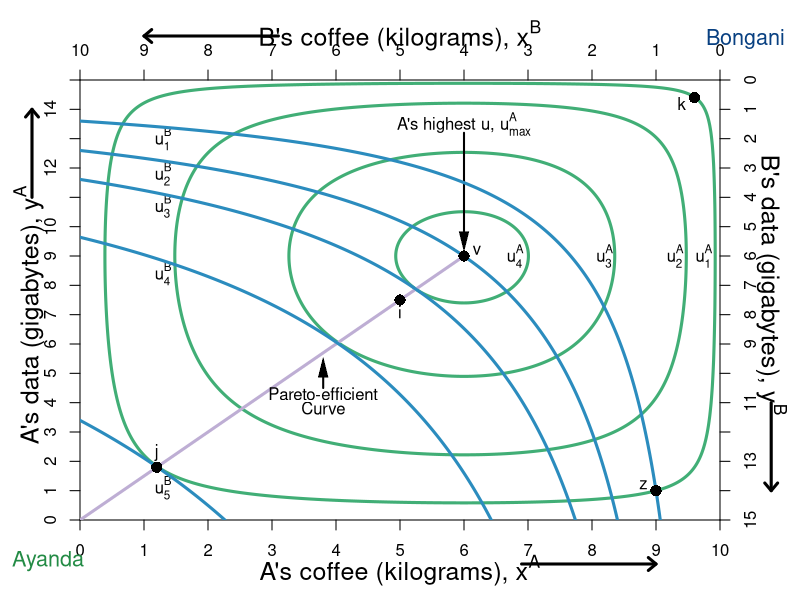

Generate this figure with R:
require(shape)
#pdf(file = "property_hg_he_powertestSTEP2.pdf", width = 9, height = 7)
#pdf(file = "property_hg_he_powertestSTEP3.pdf", width = 9, height = 7)

pdf(file = "property/property_hg_he_powertest.pdf", width = 9, height = 7)

#Set parameters for graphics
axislabelsize <- 1.5
graphlinewidth <- 3
namesize <- 1.3

COL <- c("#7fc97f", "#beaed4", "#fdc086", "#ffff99", "#386cb0", "#f0027f", "#bf5b17", "#666666")
COLA <- c("#99d8c9","#66c2a4","#41ae76", "#238b45", "#005824")
COLB <- c("#4eb3d3", "#2b8cbe", "#0868ac","#084081")

par(mar =  c(4, 4, 4, 4))

uA <- function(x, y, alpha = 0.5, lambda = 0.4) {
  (x^(alpha)*y^(1 - alpha))^(1-lambda)*((10 - x)^(alpha)*(15 - y)^(1 - alpha))^lambda
}

uB <- function(x, y) {
  (10 - x)^(0.5)*(15 - y)^(0.5)
}

xlims <- c(0, 10)
ylims <- c(0, 15)

npts <- 501 
x <- seq(xlims[1], xlims[2], length.out = npts)
y <- seq(ylims[1], ylims[2], length.out = npts) 



#For B we need a utility where xA = 5.88, ya = 8.82 => corresponds to 1.618 above

plot(0, 0, xlim = xlims, ylim = ylims, type = "n",
     xlab = expression(paste("")),
     ylab = expression(paste("")), 
     xaxt = "n", 
     yaxt = "n", 
     cex.lab = axislabelsize, 
     bty = "n",
     xaxs="i", 
     yaxs="i")

ticksy <- seq(from = 0, to = 15, by = 1)
ylabels <- seq(from = 0, to = 15, by = 1)
ticksx <- seq(from = 0, to = 10, by = 1)
xlabels <- seq(from = 0, to = 10, by = 1)
axis(1, at = ticksx, pos = 0, labels = xlabels)
axis(2, at = ticksy, pos = 0, labels = ylabels, las = 0)

#a <- c(uA(9,1) - 1, uA(9,1), uA(9,1) + 2, uA(9,1), uA(9,1) + 3, uA(9,1) + 4, uA(9,1) + 5, uA(9,1) + 6, uA(9,1) + 6.6,  uA(9,1) + 7)
a <- c(uA(9,1), uA(9,1) + 1.5, uA(9,1) + 2.5,  uA(9,1) + 2.9)

contour(x, y, 
        outer(x, y, uA),
        drawlabels = FALSE,
        col = COLA[3],
        lwd = graphlinewidth,
        levels = a, 
        xaxs="i", 
        yaxs="i", 
        add = TRUE) 

mtext(expression(paste("A's coffee (kilograms), ", x^A)), side=1, line = 2.5, cex = axislabelsize)
text(-0.8, 7, expression(paste("A's data (gigabytes), ", y^A)), xpd = TRUE, cex = axislabelsize, srt = 90) 

#Add arrows:
arrows(-0.75, 11, -0.75, 14, xpd = TRUE, length=0.1,angle=40,lwd=3)
arrows(6.9, -1.5, 9, -1.5, xpd = TRUE, length=0.1,angle=40,lwd=3)

segments(0, 0, 6, 9, lty = 1, col = COL[2] , lwd = graphlinewidth)
text(3.8, 4.3, expression("Pareto-efficient"))
text(3.8, 3.8, expression("Curve"))
Arrows(3.8, 4.5, 3.8, 5.2, col = "black", lty = 1, lwd = 2, arr.type = "triangle", arr.lwd = 0.5)

#Label the iso-welfare functions for the HG, Aisha
text(9.75, 9, expression(u[1]^A))
text(9.3, 9, expression(u[2]^A))
text(8.2, 9, expression(u[3]^A))
text(6.8, 9, expression(u[4]^A))

#Label the indifference curves for the HE, Betty
text(1.3, 13, expression(u[1]^B))
text(1.3, 11.8, expression(u[2]^B))
text(1.3, 10.7, expression(u[3]^B))
text(1.3, 8.4, expression(u[4]^B))
text(1.3, 1.1, expression(u[5]^B))

#A's bliss point - 3.1073 is the value of u
# points(5.88, 8.82, pch = 16, col = "black", cex = 1.5)
text(6, 13.5, expression(paste("A's highest u, ", u[max]^A)))
Arrows(6, 13.2, 6, 9.5, col = "black", lty = 1, lwd = 2, arr.type = "triangle", arr.lwd = 0.5)

#Label point i. 
points(5, 7.5, pch = 16, col = "black", cex = 1.5)
text(5, 7.1, expression(paste(i)))
# 

text(-0.5, -1.4, expression("Ayanda"), xpd = TRUE, cex = namesize, col = COLA[4])
text(10.4, 16.4, expression("Bongani"), xpd = TRUE, cex = namesize, col = COLB[4])

#Add new plot
par(new = TRUE)

#Use the same x and ylims as previously, but with locations switched
xlims2 <- c(10, 0)
ylims2 <- c(15, 0)

#Leave the ylab and xlab blank to ensure no axes titles
plot(0, 0, xlim = xlims2, ylim = ylims2, type = "n",
     xlab = expression(paste("")),
     ylab = expression(paste("")),
     xaxt = "n", 
     yaxt = "n", 
     cex.lab = 1.3, 
     bty = "n",
     xaxs="i", 
     yaxs="i")

uB <- function(x, y, alpha = 0.5, lambda = 0) {
  (x^(alpha)*y^(1 - alpha))^(1-lambda)*((10 - x)^(alpha)*(15 - y)^(1 - alpha))^lambda
}

b <- c(uB(1,14), uB(1,14) + 1.16, uB(1,14) + 2.08, uB(1,14) + 3.58, uB(1,14) + 7.03)

contour(x, y, 
        outer(x, y, uB),
        drawlabels = FALSE,
        col = COLB[2],
        lwd = graphlinewidth,
        levels = b, 
        add = TRUE
) 


# #Label two points for comparison
points(1, 14, pch = 16, col = "black", cex = 1.5)
text(1.2, 13.8, expression(paste(z)))

# #Label two points for comparison
points(0.4*10, 0.4*15, pch = 16, col = "black", cex = 1.5)
text(0.4*10-0.2, 0.4*15-0.2,expression(paste(v)))



points(8.8, (3/2)*8.8, pch = 16, col = "black", cex = 1.5)
text(8.8, (3/2)*8.8 - 0.5, expression(paste(j)))

points(0.4, (3/2)*0.4, pch = 16, col = "black", cex = 1.5)
text(0.4 + 0.2, (3/2)*0.4 + 0.2, expression(paste(k)))

#Set up axes at sides 3 and 4 (top and right)
axis(side = 3, at = ticksx, pos = 0, labels = xlabels)
axis(side = 4, at = ticksy, pos = 0, labels = ylabels, las = 0)
text(5, -1.5, expression(paste("B's coffee (kilograms), ", x^B)), xpd = TRUE, cex = axislabelsize)
text(-0.8, 7, expression(paste("B's data (gigabytes), ", y^B)), xpd = TRUE, cex = axislabelsize, srt = 270) 

#Add arrows:
arrows(-0.8, 11, -0.8, 14, xpd = TRUE, length=0.1,angle=40,lwd=3)
arrows(6.9, -1.5, 9, -1.5, xpd = TRUE, length=0.1,angle=40,lwd=3)


dev.off()
